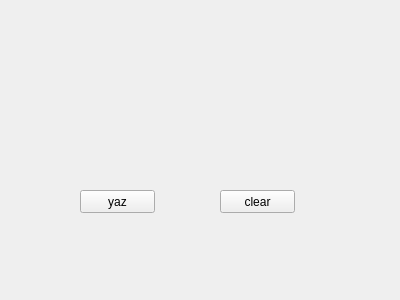
<?xml version="1.0" encoding="UTF-8"?>
<ui version="4.0">
 <class>Form</class>
 <widget class="QWidget" name="Form">
  <property name="geometry">
   <rect>
    <x>0</x>
    <y>0</y>
    <width>400</width>
    <height>300</height>
   </rect>
  </property>
  <property name="windowTitle">
   <string>Form</string>
  </property>
  <widget class="QPushButton" name="btn_yaz">
   <property name="geometry">
    <rect>
     <x>80</x>
     <y>190</y>
     <width>75</width>
     <height>23</height>
    </rect>
   </property>
   <property name="text">
    <string>yaz</string>
   </property>
  </widget>
  <widget class="QPushButton" name="btn_clear">
   <property name="geometry">
    <rect>
     <x>220</x>
     <y>190</y>
     <width>75</width>
     <height>23</height>
    </rect>
   </property>
   <property name="text">
    <string>clear</string>
   </property>
  </widget>
  <widget class="QLabel" name="message">
   <property name="geometry">
    <rect>
     <x>70</x>
     <y>90</y>
     <width>241</width>
     <height>51</height>
    </rect>
   </property>
   <property name="text">
    <string/>
   </property>
  </widget>
 </widget>
 <resources/>
 <connections/>
</ui>
